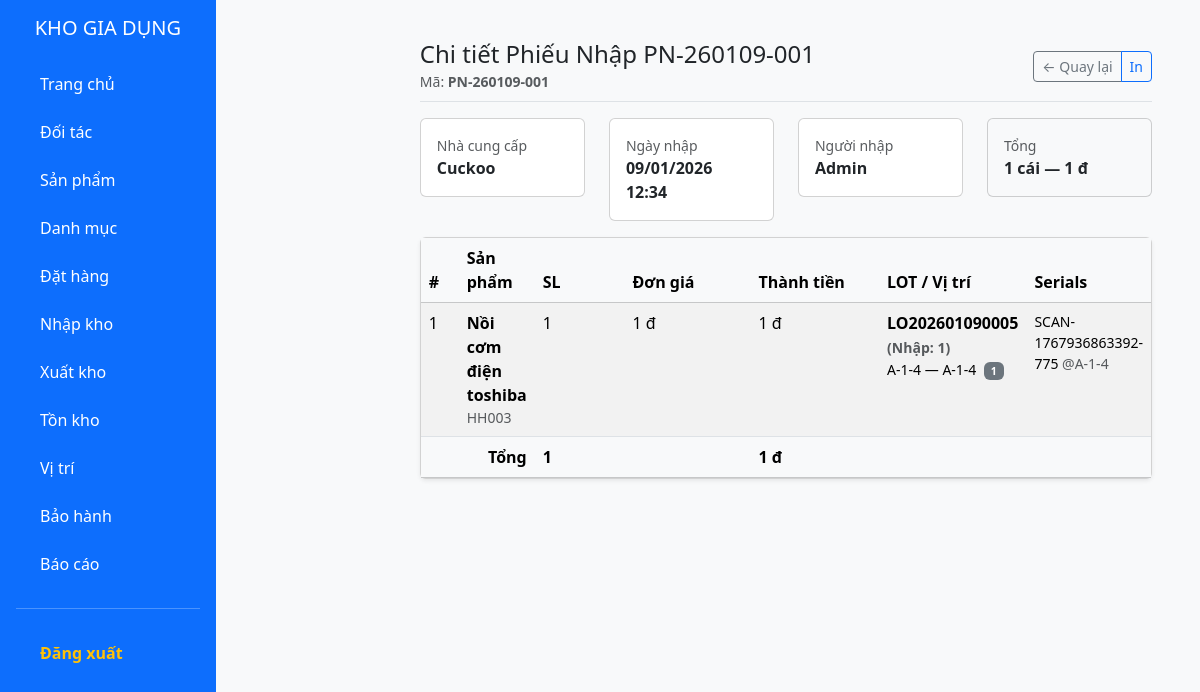
Screenshot of /public/import/show/PN-260109-001 (signed in) with the database file from the repository.
### tables this page shows
CREATE TABLE IF NOT EXISTS `phieunhap` (
  `maPN` varchar(20) NOT NULL,
  `ngayNhap` datetime DEFAULT CURRENT_TIMESTAMP,
  `maNCC` varchar(10) NOT NULL,
  `ghiChu` varchar(300) DEFAULT NULL,
  `maND` varchar(20) DEFAULT NULL,
  PRIMARY KEY (`maPN`),
  KEY `fk_pn_ncc` (`maNCC`),
  KEY `fk_pn_nd` (`maND`)
);

CREATE TABLE IF NOT EXISTS `nhacungcap` (
  `maNCC` varchar(10) NOT NULL,
  `tenNCC` varchar(100) NOT NULL,
  `diaChi` varchar(200) DEFAULT NULL,
  `sdt` varchar(20) DEFAULT NULL,
  `email` varchar(50) DEFAULT NULL,
  `trangThai` tinyint DEFAULT '1',
  PRIMARY KEY (`maNCC`)
);

CREATE TABLE IF NOT EXISTS `nguoidung` (
  `maND` varchar(20) NOT NULL,
  `tenND` varchar(100) NOT NULL,
  `email` varchar(50) DEFAULT NULL,
  `sdt` varchar(10) DEFAULT NULL,
  `taiKhoan` varchar(50) NOT NULL,
  `matKhau` varchar(255) NOT NULL,
  `maVaiTro` varchar(20) NOT NULL,
  PRIMARY KEY (`maND`),
  UNIQUE KEY `taiKhoan` (`taiKhoan`),
  KEY `fk_nguoidung_vaitro` (`maVaiTro`)
);

CREATE TABLE IF NOT EXISTS `ct_phieunhap` (
  `maPN` varchar(20) NOT NULL,
  `maHH` varchar(20) NOT NULL,
  `soLuong` int NOT NULL,
  `donGia` decimal(18,2) DEFAULT NULL,
  PRIMARY KEY (`maPN`,`maHH`),
  KEY `fk_ctpn_hh` (`maHH`)
);

CREATE TABLE IF NOT EXISTS `hanghoa` (
  `maHH` varchar(20) NOT NULL,
  `tenHH` varchar(200) NOT NULL,
  `maDVT` varchar(10) NOT NULL,
  `maNCC` varchar(10) NOT NULL,
  `thuongHieu` varchar(100) DEFAULT NULL,
  `model` varchar(100) DEFAULT NULL,
  `moTa` varchar(300) DEFAULT NULL,
  `maDanhMuc` varchar(20) DEFAULT NULL,
  `loaiHang` enum('LO','SERIAL') DEFAULT 'LO',
  `heSoChiemCho` int DEFAULT '1',
  `thoiGianBaoHanh` int DEFAULT '12' COMMENT 'Thời gian bảo hành cho khách (Tháng)',
  PRIMARY KEY (`maHH`),
  KEY `fk_hanghoa_dvt` (`maDVT`),
  KEY `fk_hanghoa_ncc` (`maNCC`),
  KEY `fk_hanghoa_danhmuc` (`maDanhMuc`)
);

CREATE TABLE IF NOT EXISTS `lohang` (
  `maLo` varchar(20) NOT NULL,
  `maPN` varchar(20) NOT NULL,
  `maHH` varchar(20) NOT NULL,
  `soLuongNhap` int NOT NULL,
  `ngayNhap` date NOT NULL,
  `hanBaoHanh` date DEFAULT NULL,
  PRIMARY KEY (`maLo`),
  KEY `fk_lo_pn` (`maPN`),
  KEY `fk_lo_hh` (`maHH`)
);

CREATE TABLE IF NOT EXISTS `lo_hang_vi_tri` (
  `maLVT` int NOT NULL AUTO_INCREMENT,
  `maLo` varchar(20) NOT NULL,
  `maViTri` varchar(20) NOT NULL,
  `soLuong` int NOT NULL,
  PRIMARY KEY (`maLVT`),
  KEY `fk_lvt_lo` (`maLo`),
  KEY `fk_lvt_vitri` (`maViTri`)
);

CREATE TABLE IF NOT EXISTS `vitri` (
  `maViTri` varchar(20) NOT NULL,
  `day` varchar(10) DEFAULT NULL,
  `ke` varchar(10) DEFAULT NULL,
  `o` varchar(10) DEFAULT NULL,
  `trangThai` enum('TRONG','DAY') DEFAULT 'TRONG',
  `sucChuaToiDa` int DEFAULT '100',
  PRIMARY KEY (`maViTri`)
);

CREATE TABLE IF NOT EXISTS `hanghoa_serial` (
  `serial` varchar(50) NOT NULL,
  `maLo` varchar(20) DEFAULT NULL,
  `trangThai` int DEFAULT '1',
  `maViTri` varchar(20) DEFAULT NULL,
  PRIMARY KEY (`serial`),
  KEY `fk_hhs_lo` (`maLo`),
  KEY `fk_hhs_vitri` (`maViTri`)
);

### app/controllers/ImportController.php (called while the page is built, shortened)
<?php
class ImportController extends Controller {
    private $importModel;
    public function __construct() {
        $this->importModel = $this->model('ImportModel');
    }
    public function show($maPN) {
        $data = $this->importModel->getImportById($maPN);
        $viewData = [
            'title' => 'Chi tiết Phiếu Nhập ' . $maPN,
            'import' => $data['header'],
            'lines' => $data['lines']
        ];
        $this->view('import/show', $viewData);
    }
}
?>

### app/core/app.php (called while the page is built, shortened)
<?php
class App {
    protected $action = 'index';
    public function __construct() {
        $url = $this->parseUrl();
        if (isset($url[0])) {
            if (file_exists(APP_ROOT . '/controllers/' . ucfirst($url[0]) . 'Controller.php')) {
                unset($url[0]);
            }
        }
        $this->controller = new $this->controller;
        if (isset($url[1])) {
            if (method_exists($this->controller, $url[1])) {
                $this->action = $url[1];
                unset($url[1]);
            }
        }
        $this->params = $url ? array_values($url) : [];
        call_user_func_array([$this->controller, $this->action], $this->params);
    }
    public function parseUrl() {
        if (isset($_GET['url'])) {
            return explode('/', filter_var(rtrim($_GET['url'], '/'), FILTER_SANITIZE_URL));
        }
    }
}
?>

### public/index.php (called while the page is built, shortened)
<?php
require_once ROOT_PATH . '/app/core/Database.php';
require_once ROOT_PATH . '/app/core/Controller.php';
require_once ROOT_PATH . '/app/core/App.php';
$app = new App();
?>

### app/models/ImportModel.php (called while the page is built, shortened)
<?php
class ImportModel {
    private $conn;
    public function __construct() {
        $this->conn = Database::getInstance()->getConnection();
    }
    public function getImportById($maPN) {
        $sql = "SELECT pn.*, ncc.tenNCC, nd.tenND
                FROM phieunhap pn
                JOIN nhacungcap ncc ON pn.maNCC = ncc.maNCC
                LEFT JOIN nguoidung nd ON pn.maND = nd.maND
                WHERE pn.maPN = :maPN LIMIT 1";
        $stmt = $this->conn->prepare($sql);
        $stmt->execute([':maPN' => $maPN]);
        $header = $stmt->fetch(PDO::FETCH_ASSOC);
        $sqlLines = "SELECT ct.*, hh.tenHH
                     FROM ct_phieunhap ct
                     LEFT JOIN hanghoa hh ON ct.maHH = hh.maHH
                     WHERE ct.maPN = :maPN";
        $stmt = $this->conn->prepare($sqlLines);
        $stmt->execute([':maPN' => $maPN]);
        $lines = $stmt->fetchAll(PDO::FETCH_ASSOC);
        foreach ($lines as &$ln) {
            $ln['lots'] = [];
            $sqlLohang = "SELECT * FROM lohang WHERE maPN = :maPN AND maHH = :maHH";
            $stmtL = $this->conn->prepare($sqlLohang);
            $stmtL->execute([':maPN' => $maPN, ':maHH' => $ln['maHH']]);
            $lohangs = $stmtL->fetchAll(PDO::FETCH_ASSOC);
            foreach ($lohangs as $lh) {
                $lot = $lh;
                $sqlLoc = "SELECT lvt.*, v.day, v.ke, v.o FROM lo_hang_vi_tri lvt LEFT JOIN vitri v ON lvt.maViTri = v.maViTri WHERE lvt.maLo = :maLo";
                $stmtLoc = $this->conn->prepare($sqlLoc);
                $stmtLoc->execute([':maLo' => $lh['maLo']]);
                $lot['locations'] = $stmtLoc->fetchAll(PDO::FETCH_ASSOC);
                $sqlSerials = "SELECT serial, trangThai, maViTri FROM hanghoa_serial WHERE maLo = :maLo";
                $stmtS = $this->conn->prepare($sqlSerials);
                $stmtS->execute([':maLo' => $lh['maLo']]);
                $lot['serials'] = $stmtS->fetchAll(PDO::FETCH_ASSOC);
            }
        }
        return ['header' => $header, 'lines' => $lines];
    }
}
?>

### app/core/Database.php (called while the page is built, shortened)
<?php
class Database {
    private static $instance = null;
    private $conn;
    private function __construct() {
        try {
            $dsn = "mysql:host=" . DB_HOST . ";dbname=" . DB_NAME . ";charset=utf8mb4";
            $this->conn = new PDO($dsn, DB_USER, DB_PASS);
            $this->conn->setAttribute(PDO::ATTR_ERRMODE, PDO::ERRMODE_EXCEPTION);
            $this->conn->setAttribute(PDO::ATTR_DEFAULT_FETCH_MODE, PDO::FETCH_ASSOC);
        } catch(PDOException $e) {
            die("Lỗi kết nối MySQL: " . $e->getMessage());
        }
    }
    public static function getInstance() {
        if (!self::$instance) {
            self::$instance = new Database();
        }
        return self::$instance;
    }
    public function getConnection() {
        return $this->conn;
    }
}
?>

### app/views/import/show.php (the view, shortened to what this page needs)
<?php require_once APP_ROOT . '/views/layouts/header.php'; ?>
<?php require_once APP_ROOT . '/views/layouts/sidebar.php'; ?>
<main class="col-md-9 ms-sm-auto col-lg-10 px-md-4">
    <?php $imp = $data['import']; $lines = $data['lines']; ?>
    <div class="d-flex justify-content-between align-items-center pt-3 pb-2 mb-3 border-bottom">
        <div>
            <h1 class="h4 mb-0"><?php echo htmlspecialchars($data['title'] ?? 'Chi tiết Phiếu Nhập'); ?></h1>
            <small class="text-muted">Mã: <strong><?php echo htmlspecialchars($imp['maPN']); ?></strong></small>
        </div>
        <div class="btn-group">
            <a href="<?php echo BASE_URL; ?>/import" class="btn btn-sm btn-outline-secondary">&larr; Quay lại</a>
            <button class="btn btn-sm btn-outline-primary" onclick="window.print();">In</button>
        </div>
    </div>
    <div class="row mb-3">
        <div class="col-md-3">
            <div class="card">
                <div class="card-body">
                    <div class="small text-muted">Nhà cung cấp</div>
                    <div class="fw-bold"><?php echo htmlspecialchars($imp['tenNCC']); ?></div>
                </div>
            </div>
        </div>
        <div class="col-md-3">
            <div class="card">
                <div class="card-body">
                    <div class="small text-muted">Ngày nhập</div>
                    <div class="fw-bold"><?php echo date('d/m/Y H:i', strtotime($imp['ngayNhap'])); ?></div>
                </div>
            </div>
        </div>
        <div class="col-md-3">
            <div class="card">
                <div class="card-body">
                    <div class="small text-muted">Người nhập</div>
                    <div class="fw-bold"><?php echo htmlspecialchars($imp['tenND']); ?></div>
                </div>
            </div>
        </div>
        <div class="col-md-3">
            <div class="card bg-light">
                <div class="card-body">
                    <?php
                        $totalItems = 0; $totalAmount = 0;
                        foreach ($lines as $ln) {
                            $totalItems += intval($ln['soLuong']);
                            $totalAmount += intval($ln['soLuong']) * floatval($ln['donGia']);
                        }
                    ?>
                    <div class="small text-muted">Tổng</div>
                    <div class="fw-bold"><?php echo $totalItems; ?> cái — <?php echo number_format($totalAmount, 0, ',', '.'); ?> đ</div>
                </div>
            </div>
        </div>
    </div>
    <div class="card shadow-sm">
        <div class="card-body p-0">
            <div class="table-responsive">
                <table class="table table-striped table-hover mb-0">
                    <thead class="table-light">
                        <tr>
                            <th style="width:40px">#</th>
                            <th>Sản phẩm</th>
                            <th style="width:100px">SL</th>
                            <th style="width:140px">Đơn giá</th>
                            <th style="width:140px">Thành tiền</th>
                            <th>LOT / Vị trí</th>
                            <th>Serials</th>
                        </tr>
                    </thead>
                    <tbody>
                        <?php if (!empty($lines)): ?>
                            <?php $i = 1; foreach ($lines as $ln): ?>
                                <?php $lineTotal = intval($ln['soLuong']) * floatval($ln['donGia']); ?>
                                <tr>
                                    <td><?php echo $i++; ?></td>
                                    <td>
                                        <div class="fw-bold"><?php echo htmlspecialchars($ln['tenHH'] ?? $ln['maHH']); ?></div>
                                        <div class="small text-muted"><?php echo htmlspecialchars($ln['maHH']); ?></div>
                                    </td>
                                    <td><?php echo intval($ln['soLuong']); ?></td>
                                    <td><?php echo number_format($ln['donGia'], 0, ',', '.'); ?> đ</td>
                                    <td><?php echo number_format($lineTotal, 0, ',', '.'); ?> đ</td>
                                    <td>
                                        <?php if (!empty($ln['lots'])): ?>
                                            <?php foreach ($ln['lots'] as $lot): ?>
                                                <div class="mb-2">
                                                    <div class="fw-semibold"><?php echo htmlspecialchars($lot['maLo']); ?> <small class="text-muted">(Nhập: <?php echo intval($lot['soLuongNhap']); ?>)</small></div>
                                                    <?php if (!empty($lot['locations'])): ?>
                                                        <div class="small">
                                                            <?php foreach ($lot['locations'] as $loc): ?>
                                                                <div><?php echo htmlspecialchars($loc['maViTri']); ?> — <?php echo htmlspecialchars($loc['day'] . '-' . $loc['ke'] . '-' . $loc['o']); ?> <span class="badge bg-secondary ms-1"><?php echo intval($loc['soLuong']); ?></span></div>
                                                            <?php endforeach; ?>
                                                        </div>
                                                    <?php endif; ?>
                                                </div>
                                            <?php endforeach; ?>
                                        <?php else: ?>
                                            -
                                        <?php endif; ?>
                                    </td>
                                    <td>
                                        <?php if (!empty($ln['lots'])): ?>
                                            <?php foreach ($ln['lots'] as $lot): ?>
                                                <?php if (!empty($lot['serials'])): ?>
                                                    <div class="mb-2 small text-monospace">
                                                        <?php foreach ($lot['serials'] as $s): ?>
                                                            <div><?php echo htmlspecialchars($s['serial']); ?><?php if (!empty($s['maViTri'])) echo ' <span class="text-muted">@' . htmlspecialchars($s['maViTri']) . '</span>'; ?></div>
                                                        <?php endforeach; ?>
                                                    </div>
                                                <?php endif; ?>
                                            <?php endforeach; ?>
                                        <?php else: ?>
                                            -
                                        <?php endif; ?>
                                    </td>
                                </tr>
                            <?php endforeach; ?>
                        <?php else: ?>
                            <tr><td colspan="7" class="text-center text-muted py-4">Không có chi tiết.</td></tr>
                        <?php endif; ?>
                    </tbody>
                    <?php if (!empty($lines)): ?>
                        <tfoot>
                            <tr class="table-light">
                                <td></td>
                                <td class="text-end"><strong>Tổng</strong></td>
                                <td><strong><?php echo $totalItems; ?></strong></td>
                                <td></td>
                                <td><strong><?php echo number_format($totalAmount, 0, ',', '.'); ?> đ</strong></td>
                                <td colspan="2"></td>
                            </tr>
                        </tfoot>
                    <?php endif; ?>
                </table>
            </div>
        </div>
    </div>
</main>
<?php require_once APP_ROOT . '/views/layouts/footer.php'; ?>

### rows the page displays
phieunhap: maPN "PN-260109-001", maNCC.tenNCC "Cuckoo", ngayNhap "09/01/2026 12:34", maND.tenND "Admin"
ct_phieunhap: maHH.tenHH "Nồi cơm điện toshiba", maHH "HH003", soLuong "1", donGia "1"
lohang: maLo "LO202601090005", soLuongNhap "1"
lo_hang_vi_tri: maViTri "A-1-4", maViTri.o "A-1-4", soLuong "1"
hanghoa_serial: serial "SCAN-1767936863392-775", maViTri "A-1-4"

### other values shown
$data['title'] "Chi tiết Phiếu Nhập PN-260109-001"
$totalItems "1"
$totalAmount "1"
